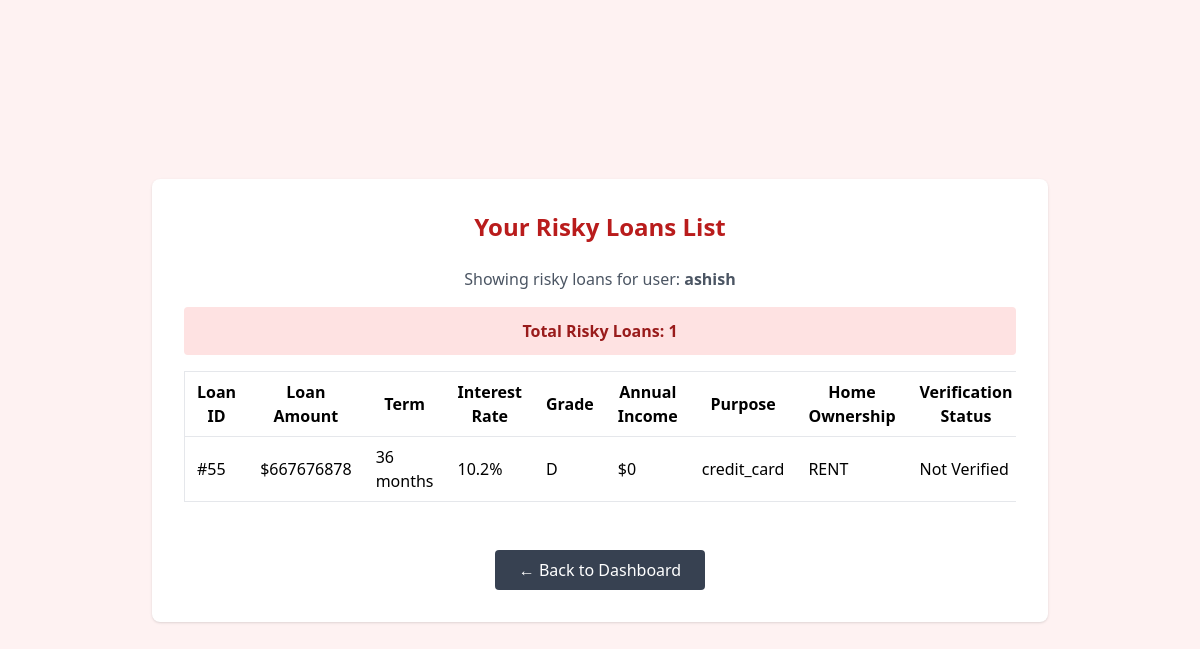
The page /risky-loans/ (signed in) on the database its author committed.
### app/models.py (models this page shows, shortened)
class LoanModel(models.Model):
    user = models.ForeignKey(User, on_delete=models.CASCADE, related_name='loans', null=True, blank=True)
    loan_amount = models.IntegerField()
    term = models.CharField(max_length=20, choices=term_choices)
    interest_rate = models.FloatField()
    installment = models.FloatField()
    grade = models.CharField(max_length=20, choices=grade_choices)
    emp_length = models.CharField(max_length=20, choices=emp_length_choices)
    home_ownership = models.CharField(max_length=20, choices=home_ownership_choices)
    annual_income = models.IntegerField()
    verification_status = models.CharField(max_length=20, choices=verification_status_choices)
    dti = models.IntegerField()
    delinq_2yrs = models.IntegerField()
    open_acc = models.IntegerField()
    pub_rec = models.IntegerField()
    revol_util = models.IntegerField()
    purpose = models.CharField(max_length=20, choices=purpose_choices)
    initial_list_status = models.CharField(max_length=20, choices=initial_list_status_choices)
    total_rec_late_fee = models.IntegerField()
    recoveries = models.IntegerField()
    acc_now_delinq = models.IntegerField()
    total_coll_amt = models.IntegerField()
    defaulter = models.BooleanField(default=False)
    created_at = models.DateTimeField(default=timezone.now)

### app/views.py (the view)
# urls.py: path('risky-loans/', views.risky_loans, name='risky_loans'),
@login_required(login_url='login')
def risky_loans(request):
    loans = LoanModel.objects.filter(user=request.user, defaulter=True)
    return render(request, 'risky_loans.html', {'loans': loans})

### app/templates/risky_loans.html (shortened to what this page needs)
<!DOCTYPE html>
<html>
<head>
    <script src="https://cdn.tailwindcss.com"></script>
</head>
<body class="bg-red-50 min-h-screen flex items-center justify-center">
    <div class="bg-white p-8 rounded-lg shadow max-w-4xl w-full">
        <h1 class="text-2xl font-bold text-center text-red-700 mb-6">Your Risky Loans List</h1>
        <div class="text-center text-gray-600 mb-4">
            <p>Showing risky loans for user: <span class="font-semibold">{{ request.user.username }}</span></p>
        </div>
        <div class="bg-red-100 text-red-800 p-3 rounded mb-4 text-center">
            <strong>Total Risky Loans: {{ loans.count }}</strong>
        </div>
        {% if loans %}
            <div class="overflow-x-auto">
            <table class="min-w-full bg-white border rounded mb-6">
                <thead>
                    <tr>
                        <th class="px-3 py-2 border-b">Loan ID</th>
                        <th class="px-3 py-2 border-b">Loan Amount</th>
                        <th class="px-3 py-2 border-b">Term</th>
                        <th class="px-3 py-2 border-b">Interest Rate</th>
                        <th class="px-3 py-2 border-b">Grade</th>
                        <th class="px-3 py-2 border-b">Annual Income</th>
                        <th class="px-3 py-2 border-b">Purpose</th>
                        <th class="px-3 py-2 border-b">Home Ownership</th>
                        <th class="px-3 py-2 border-b">Verification Status</th>
                    </tr>
                </thead>
                <tbody>
                    {% for loan in loans %}
                    <tr class="hover:bg-red-50">
                        <td class="px-3 py-2">#{{ loan.id }}</td>
                        <td class="px-3 py-2">${{ loan.loan_amount|floatformat:0 }}</td>
                        <td class="px-3 py-2">{{ loan.term }}</td>
                        <td class="px-3 py-2">{{ loan.interest_rate }}%</td>
                        <td class="px-3 py-2">{{ loan.grade }}</td>
                        <td class="px-3 py-2">${{ loan.annual_income|floatformat:0 }}</td>
                        <td class="px-3 py-2">{{ loan.purpose }}</td>
                        <td class="px-3 py-2">{{ loan.home_ownership }}</td>
                        <td class="px-3 py-2">{{ loan.verification_status }}</td>
                    </tr>
                    {% endfor %}
                </tbody>
            </table>
            </div>
        {% else %}
            <div class="text-center text-gray-500 italic py-8 bg-red-50 rounded mb-6">
                <h3 class="font-semibold">No risky loans found</h3>
                <p>You haven't created any loans that are classified as high risk yet.</p>
                <p>Start by predicting a new loan!</p>
            </div>
        {% endif %}
        <div class="text-center mt-6">
            <a href="{% url 'dashboard' %}" class="inline-block bg-gray-700 text-white px-6 py-2 rounded hover:bg-gray-900 transition">&larr; Back to Dashboard</a>
        </div>
    </div>
</body>
</html>

### rows shown on the page
LoanModel: id "55", loan_amount "667676878", term "36 months", interest_rate "10.2", grade "D", annual_income "0", purpose "credit_card", home_ownership "RENT", verification_status "Not Verified"

### other values the page prints
{{ request.user.username }} "ashish"
{{ loans.count }} "1"
